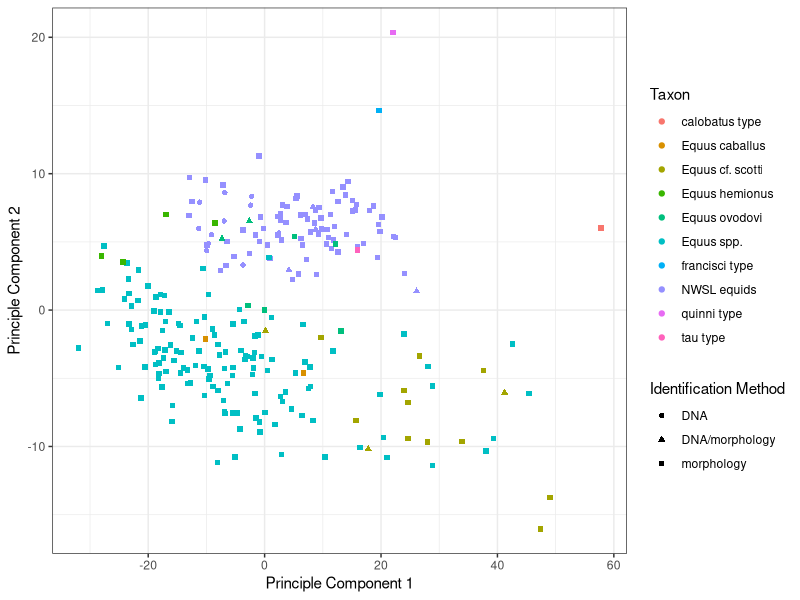

Reproduce this figure in R.
# install.packages("readxl")
library("readxl")
library(tidyverse)

data = read_excel("fig2-data1.xlsx")

# meta = filter(data, Taxon == 'Equus hemionus' | Taxon == 'francisci type' |
#                 Taxon == 'Equus caballus' | Taxon == 'Equus lambei' | Taxon == 'Equus cf. scotti')


meta = data[,c(1,8:18)]
meta = drop_na(meta)


meta$`GL: Greatest Length` = as.double(meta$`GL: Greatest Length`)
meta$`Pb: Proximal Breadth` = as.double(meta$`Pb: Proximal Breadth`)
meta$`Dp: Proximal depth` = as.double(meta$`Dp: Proximal depth`)
meta$`SD: Midshaft breadth` = as.double(meta$`SD: Midshaft breadth`)
meta$`Midshaft depth (#4)` = as.double(meta$`Midshaft depth (#4)`)
meta$`Distal articular breadth at midline (#11)` = as.double(meta$`Distal articular breadth at midline (#11)`)
meta$`Distal metaphyseal breadth (#10)` = as.double(meta$`Distal metaphyseal breadth (#10)`)
meta$`Maximum depth of distal "keel" (#12)` = as.double(meta$`Maximum depth of distal "keel" (#12)`)
meta$`Minimum depth of medial condyle` = as.double(meta$`Minimum depth of medial condyle`)
meta$`Maximum depth of medial condyle (#14)` = as.double(meta$`Maximum depth of medial condyle (#14)`)

Taxon = meta$Taxon
Iden =meta$`Identification based on`
meta = meta[2:11]

meta4 = meta[,1:4]
# metaR = meta[,5:10]

# meta = na.omit(meta)
meta4 = as.matrix(meta4)

 f1 <- function(vec) {
   m <- mean(vec, na.rm = TRUE)
   vec[is.na(vec)] <- m
   return(vec)
 }

meta4 = apply(meta4,2,f1)


# metaPC = prcomp(~'GL: Greatest Length'+'Pb: Proximal Breadt'+'Dp: Proximal depth'+'SD: Midshaft breadth',meta4, na.action = na.omit)
# metaPC = prcomp(na.omit(meta4))
metaPC = prcomp(meta4)
meta3 =  as.tibble(metaPC$x)
meta3 = mutate(meta3, Taxon=Taxon, `Identification Method`=Iden)
# Create a data frame
# scores <- as.tibble(chrXPC$x)
# scores = scores %>% mutate(Gender = sampleData$Gender)

g = ggplot(meta3, aes(x=PC1, y=PC2, color=Taxon, shape=`Identification Method`)) +
  geom_point() + theme_bw() + xlab("Principle Component 1") + ylab("Principle Component 2") 
# +
#   theme(legend.position="top")

# ggsave("graph.pdf")

# symbol shapes = Identification based on
# Color = Taxon
# PC1